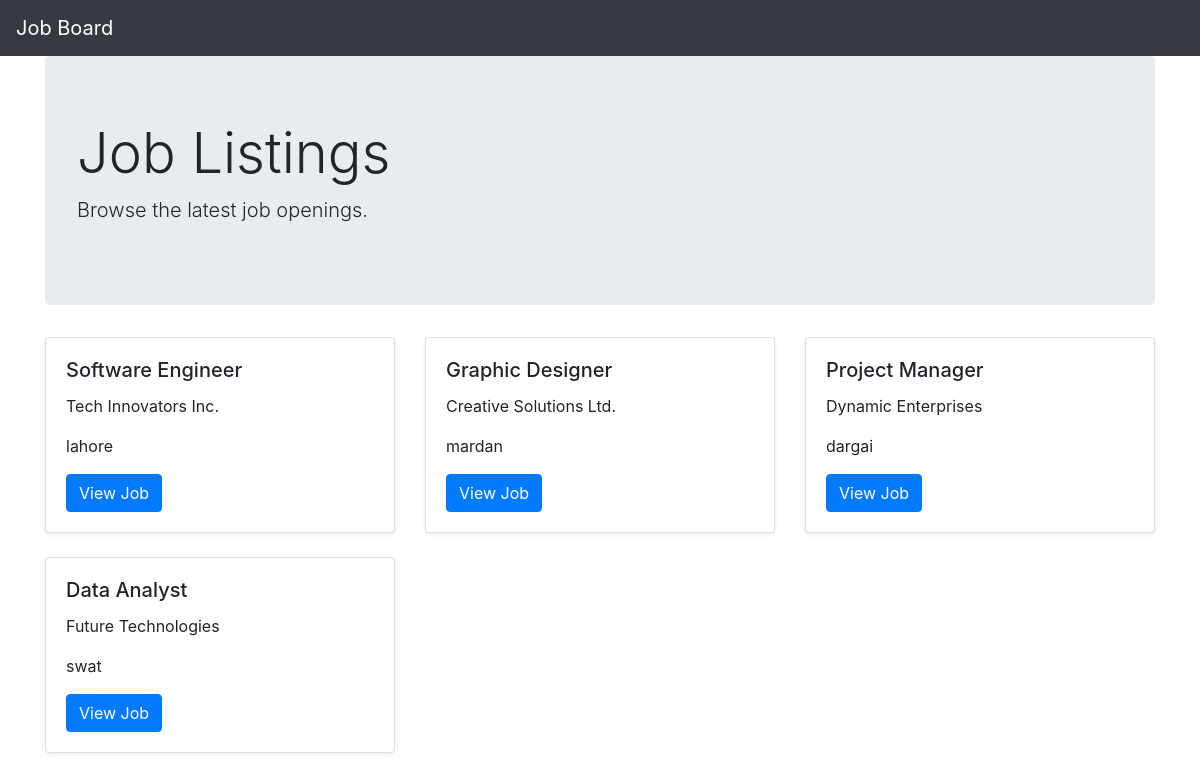
The page / on the database its author committed.
### jobs/models.py (models this page shows, shortened)
class Job(models.Model):
    title = models.CharField(max_length=255)
    description = models.TextField()
    company = models.ForeignKey(Company, on_delete=models.CASCADE)
    location = models.CharField(max_length=255)
    posted_at = models.DateTimeField(auto_now_add=True)
    salary = models.DecimalField(max_digits=10, decimal_places=2)
    slug = models.SlugField(unique=True, max_length=255, blank=True)

class Company(models.Model):
    name = models.CharField(max_length=255)
    description = models.TextField()
    website = models.URLField()

### jobs/views.py (the view)
# urls.py: path('', views.job_list, name='job_list'),
def job_list(request):
    jobs = Job.objects.all()
    return render(request, 'jobs/job_list.html', {'jobs': jobs})

### jobs/templates/jobs/job_list.html (shortened to what this page needs)
{% extends 'jobs/base.html' %}
{% block content %}
<div class="jumbotron">
    <h1 class="display-4">Job Listings</h1>
    <p class="lead">Browse the latest job openings.</p>
</div>
<div class="row">
    {% for job in jobs %}
    <div class="col-md-4">
        <div class="card mb-4 shadow-sm">
            <div class="card-body">
                <h5 class="card-title">{{ job.title }}</h5>
                <p class="card-text">{{ job.company.name }}</p>
                <p class="card-text">{{ job.location }}</p>
                <a href="{% url 'job_detail' job_id=job.id slug=job.slug %}" class="btn btn-primary">View Job</a>
            </div>
        </div>
    </div>
    {% endfor %}
</div>
{% endblock %}

### jobs/templates/jobs/base.html (shortened to what this page needs)
<!DOCTYPE html>
<html lang="en">
<head>
    <link href="https://stackpath.bootstrapcdn.com/bootstrap/4.5.2/css/bootstrap.min.css" rel="stylesheet">
</head>
<body>
    <nav class="navbar navbar-expand-md navbar-dark bg-dark fixed-top">
        <a class="navbar-brand" href="{% url 'job_list' %}">Job Board</a>
    </nav>
    <main role="main" class="container">
        {% block content %}
        {% endblock %}
    </main>
</body>
</html>

### jobs/templates/jobs/base.html (style rules this page uses)
body { padding-top: 3.5rem; }

### rows shown on the page
Job: title "Software Engineer", company.name "Tech Innovators Inc.", location "lahore"
Job: title "Graphic Designer", company.name "Creative Solutions Ltd.", location "mardan"
Job: title "Project Manager", company.name "Dynamic Enterprises", location "dargai"
Job: title "Data Analyst", company.name "Future Technologies", location "swat"
